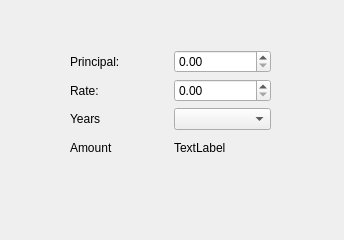
<?xml version="1.0" encoding="UTF-8"?>
<ui version="4.0">
 <class>Dialog</class>
 <widget class="QDialog" name="Dialog">
  <property name="geometry">
   <rect>
    <x>0</x>
    <y>0</y>
    <width>344</width>
    <height>240</height>
   </rect>
  </property>
  <property name="windowTitle">
   <string>Dialog</string>
  </property>
  <widget class="QWidget" name="">
   <property name="geometry">
    <rect>
     <x>70</x>
     <y>50</y>
     <width>201</width>
     <height>110</height>
    </rect>
   </property>
   <layout class="QGridLayout" name="gridLayout">
    <item row="1" column="0">
     <widget class="QLabel" name="label_2">
      <property name="text">
       <string>Rate:</string>
      </property>
     </widget>
    </item>
    <item row="0" column="0">
     <widget class="QLabel" name="label">
      <property name="text">
       <string>Principal:</string>
      </property>
     </widget>
    </item>
    <item row="2" column="0">
     <widget class="QLabel" name="label_3">
      <property name="text">
       <string>Years</string>
      </property>
     </widget>
    </item>
    <item row="3" column="0">
     <widget class="QLabel" name="label_4">
      <property name="text">
       <string>Amount</string>
      </property>
     </widget>
    </item>
    <item row="2" column="1">
     <widget class="QComboBox" name="comboBox"/>
    </item>
    <item row="0" column="1">
     <widget class="QDoubleSpinBox" name="doubleSpinBox">
      <property name="maximum">
       <double>1000000.000000000000000</double>
      </property>
     </widget>
    </item>
    <item row="1" column="1">
     <widget class="QDoubleSpinBox" name="doubleSpinBox_2"/>
    </item>
    <item row="3" column="1">
     <widget class="QLabel" name="label_amount">
      <property name="text">
       <string>TextLabel</string>
      </property>
     </widget>
    </item>
   </layout>
  </widget>
 </widget>
 <resources/>
 <connections>
  <connection>
   <sender>doubleSpinBox</sender>
   <signal>valueChanged(double)</signal>
   <receiver>Dialog</receiver>
   <slot>updateUi()</slot>
   <hints>
    <hint type="sourcelabel">
     <x>228</x>
     <y>60</y>
    </hint>
    <hint type="destinationlabel">
     <x>229</x>
     <y>36</y>
    </hint>
   </hints>
  </connection>
  <connection>
   <sender>doubleSpinBox_2</sender>
   <signal>valueChanged(double)</signal>
   <receiver>Dialog</receiver>
   <slot>updateUi()</slot>
   <hints>
    <hint type="sourcelabel">
     <x>194</x>
     <y>84</y>
    </hint>
    <hint type="destinationlabel">
     <x>146</x>
     <y>30</y>
    </hint>
   </hints>
  </connection>
  <connection>
   <sender>comboBox</sender>
   <signal>currentIndexChanged(int)</signal>
   <receiver>Dialog</receiver>
   <slot>updateUi()</slot>
   <hints>
    <hint type="sourcelabel">
     <x>209</x>
     <y>112</y>
    </hint>
    <hint type="destinationlabel">
     <x>303</x>
     <y>143</y>
    </hint>
   </hints>
  </connection>
 </connections>
 <slots>
  <slot>updateUi()</slot>
 </slots>
</ui>
